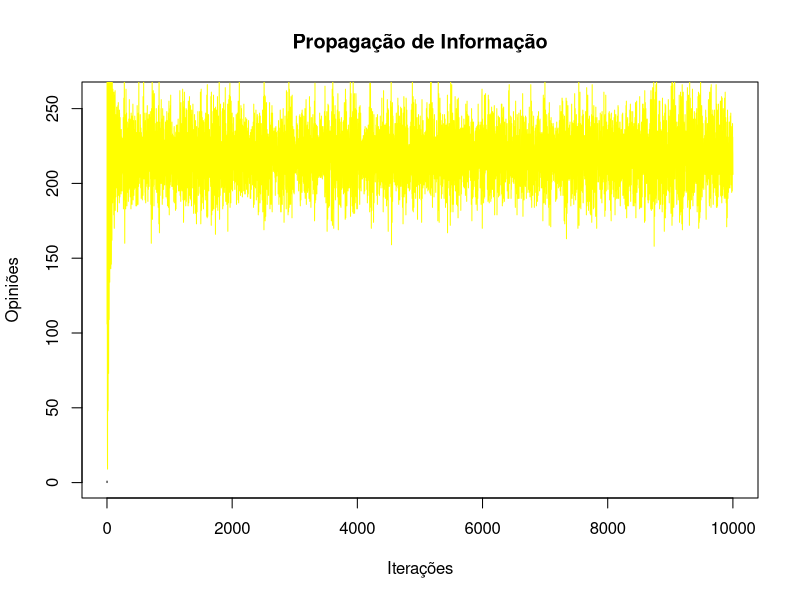

This figure's R source: (Note: this script raises an error after producing the figure.)
#PROJETO 4 - MODELAGEM COMPUTACIONAL
#Prof. Dr. Marcos Gonçalves Quiles
#Propagação de Informação - Consenso

#Nomes: Ana Júlia de Oliveira Bellini			  RA: 111774
#	   Luiz Filipe Moraes Saldanha de Oliveira    RA: 112229
#	   Willian Dihanster Gomes de Oliveira        RA: 112269

#setwd("/home-local/aluno/Pasta sem título")

dados = read.csv("plotPropag.txt", header = FALSE)

cores = c("#FFFF00", "#FF8000", "#A9F5F2", "#008B8B", "#778899", "#0000FF", "#1C1C1C",
          "#9400D3", "#FF0000", "#32CD32")

plot((1:1), (1:1), xlim = c(1,(length(dados[,1]))),
     ylim = c(0,((2.5/2) * max(dados[length(dados[,1]),]))), type = 'h',
     xlab = "Iterações", ylab = "Opiniões",
     main = "Propagação de Informação")

for(i in (1: length(dados[1,])))
  lines(dados[,i], col = cores[i])

legend("topleft", legend = c(1:length(dados[1,])), cex = 0.6, ncol = length(dados[1,])/2, lty = 1,
         col = cores, lwd = 2, bty = "n")
